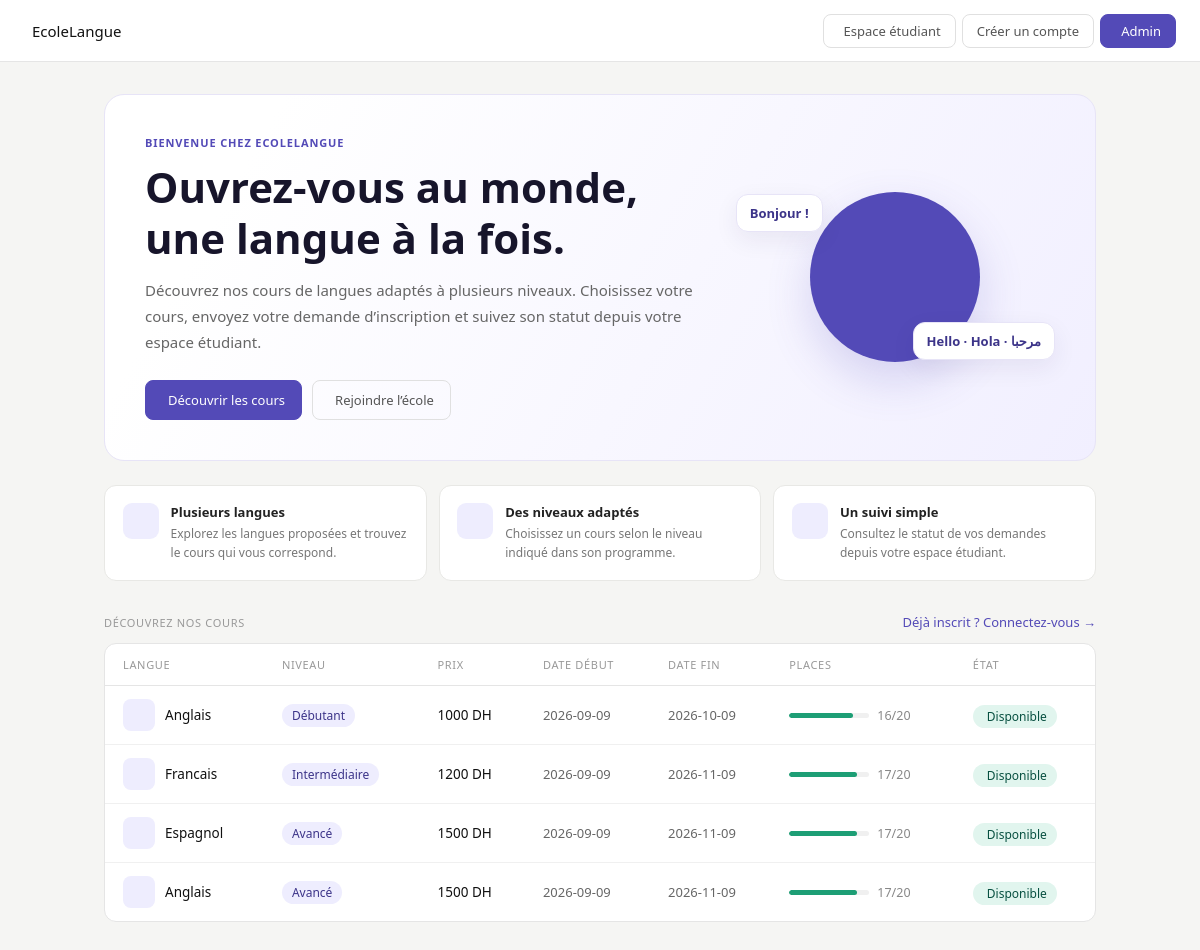
The page / on the database its author committed.
### tables this page shows
CREATE TABLE `cours` (
  `idCours` int(11) NOT NULL,
  `langue` varchar(100) DEFAULT NULL,
  `niveau` varchar(100) DEFAULT NULL,
  `prix` int(11) DEFAULT NULL,
  `dateDebut` date DEFAULT NULL,
  `dateFin` date DEFAULT NULL,
  `placesTotal` int(11) DEFAULT NULL,
  `placesRestantes` int(11) DEFAULT NULL
);

### cours.php (the view, shortened to what this page needs)
<?php
  include 'db.php';
  $sql = 'SELECT * FROM cours WHERE dateFin IS NULL OR dateFin >= CURDATE() ORDER BY dateDebut ASC';
  $req = $db->prepare($sql);
  $req->execute();
  $cours = $req->fetchAll();
?>
<div class="table-wrap">
  <table>
    <thead>
      <tr>
        <th>Langue</th>
        <th>Niveau</th>
        <th>Prix</th>
        <th>Date début</th>
        <th>Date fin</th>
        <th>Places</th>
        <th>État</th>
      </tr>
    </thead>
    <tbody>
      <?php if (count($cours) > 0): ?>
        <?php foreach ($cours as $c): ?>
          <?php
            $total     = (int) $c['placesTotal'];
            $restantes = (int) $c['placesRestantes'];
            $pct       = $total > 0 ? round(($restantes / $total) * 100) : 0;
            $barColor  = $pct > 50 ? '#1D9E75' : ($pct > 20 ? '#EF9F27' : '#E24B4A');
            $dispo     = $restantes > 0;
          ?>
          <tr>
            <td>
              <div class="langue-cell">
                <div class="langue-icon"><i class="ti ti-flag"></i></div>
                <span class="langue-name"><?= htmlspecialchars($c['langue']) ?></span>
              </div>
            </td>
            <td><span class="badge badge-niveau"><?= htmlspecialchars($c['niveau']) ?></span></td>
            <td><span class="prix"><?= htmlspecialchars($c['prix']) ?> DH</span></td>
            <td><span class="date"><?= htmlspecialchars($c['dateDebut']) ?></span></td>
            <td><span class="date"><?= htmlspecialchars($c['dateFin']) ?></span></td>
            <td>
              <div class="places">
                <div class="places-bar">
                  <div class="places-fill" style="width:<?= $pct ?>%; background:<?= $barColor ?>;"></div>
                </div>
                <span class="places-text"><?= $restantes ?>/<?= $total ?></span>
              </div>
            </td>
            <td>
              <span class="badge <?= $dispo ? 'badge-dispo' : 'badge-complet' ?>">
                <?= $dispo ? 'Disponible' : 'Complet' ?>
              </span>
            </td>
          </tr>
        <?php endforeach; ?>
      <?php endif; ?>
    </tbody>
  </table>
</div>

### index.php (style rules this page uses)
* { box-sizing: border-box; margin: 0; padding: 0; }
body { font-family: 'Segoe UI', sans-serif; background: #F5F5F3; }

### cours.php (style rules this page uses)
.table-wrap { background: #fff; border: 0.5px solid #e5e5e5; border-radius: 12px; overflow: auto; }
table { width: 100%; border-collapse: collapse; min-width: 700px; }
thead tr { border-bottom: 0.5px solid #e5e5e5; }
thead th { font-size: 11px; text-transform: uppercase; letter-spacing: 0.06em; color: #999; font-weight: 500; padding: 13px 18px; text-align: left; white-space: nowrap; }
tbody tr { border-bottom: 0.5px solid #f0f0f0; transition: background 0.1s; }
tbody tr:last-child { border-bottom: none; }
tbody td { font-size: 13.5px; color: #333; padding: 13px 18px; vertical-align: middle; white-space: nowrap; }
.langue-cell { display: flex; align-items: center; gap: 10px; }
.langue-icon { width: 32px; height: 32px; border-radius: 8px; background: #EEEDFE; color: #534AB7; display: flex; align-items: center; justify-content: center; font-size: 15px; flex-shrink: 0; }
.langue-name { font-weight: 500; color: #111; }
.badge { display: inline-flex; align-items: center; gap: 4px; font-size: 12px; padding: 3px 10px; border-radius: 20px; font-weight: 500; }
.badge-niveau { background: #EEEDFE; color: #3C3489; }
.badge-dispo { background: #E1F5EE; color: #085041; }
.places { display: flex; align-items: center; gap: 8px; }
.places-bar { width: 80px; height: 5px; background: #f0f0f0; border-radius: 10px; overflow: hidden; }
.places-fill { height: 100%; border-radius: 10px; }
.places-text { font-size: 12.5px; color: #888; }
.prix { font-weight: 500; color: #111; }
.date { color: #666; font-size: 13px; }

### rows shown on the page
cours: langue "Anglais", niveau "Débutant", prix "1000", dateDebut "2026-09-09", dateFin "2026-10-09", placesRestantes "16", placesTotal "20", shows "Disponible"
cours: langue "Francais", niveau "Intermédiaire", prix "1200", dateDebut "2026-09-09", dateFin "2026-11-09", placesRestantes "17", placesTotal "20", shows "Disponible"
cours: langue "Espagnol", niveau "Avancé", prix "1500", dateDebut "2026-09-09", dateFin "2026-11-09", placesRestantes "17", placesTotal "20", shows "Disponible"
cours: langue "Anglais", niveau "Avancé", prix "1500", dateDebut "2026-09-09", dateFin "2026-11-09", placesRestantes "17", placesTotal "20", shows "Disponible"
